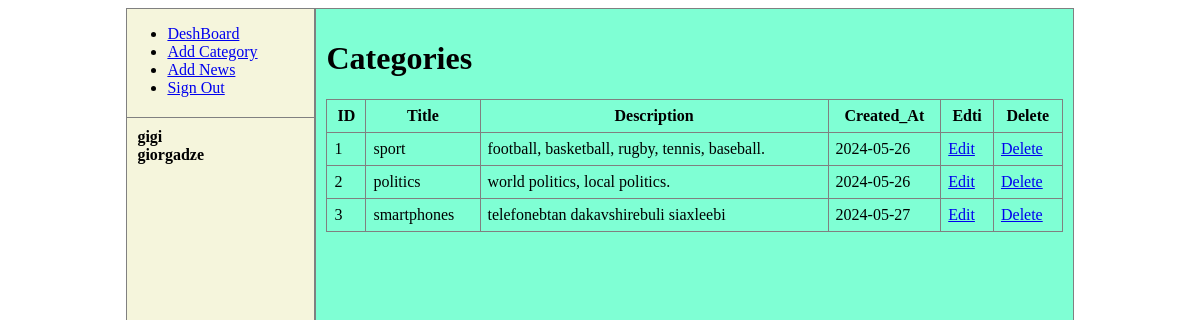
/admin/index.php (signed in), run on the app's committed database.
### tables this page shows
CREATE TABLE `categorys` (
  `category_id` int(4) UNSIGNED NOT NULL,
  `title` varchar(100) NOT NULL,
  `description` text DEFAULT NULL,
  `created_at` date NOT NULL DEFAULT current_timestamp()
);

### admin/blocks/categorys.php (the view)
<?php
    $cat_query = "SELECT * FROM categorys ORDER BY category_id";
    $cat_result = mysqli_query($conn, $cat_query);
?>
<h1>Categories</h1>
<div class="categories">
    <table>
        <tr>
            <th>ID</th>
            <th>Title</th>
            <th>Description</th>
            <th>Created_At</th>
            <th>Edti</th>
            <th>Delete</th>
        </tr>
        <?php
            while($cat_records = mysqli_fetch_assoc($cat_result)){
        ?>
        <tr>
            <td><?=$cat_records['category_id']?></td>
            <td><?=$cat_records['title']?></td>
            <td><?=$cat_records['description']?></td>
            <td><?=$cat_records['created_at']?></td>
            <td><a href="?edit=<?=$cat_records['category_id']?>">Edit</a></td>
            <td><a href="?drop=<?=$cat_records['category_id']?>">Delete</a></td>
        </tr>
        <?php
            }
        ?>
    </table>
</div>

### admin/style.css (style rules this page uses)
* { box-sizing: border-box; }
.categories table { width: 100%; border-collapse: collapse; }
.categories table td, th { border: solid 1px gray; padding: 7px; }

### data on the page
categorys: category_id "1", title "sport", description "football, basketball, rugby, tennis, baseball.", created_at "2024-05-26"
categorys: category_id "2", title "politics", description "world politics, local politics.", created_at "2024-05-26"
categorys: category_id "3", title "smartphones", description "telefonebtan dakavshirebuli siaxleebi", created_at "2024-05-27"

### other printed values
$_SESSION['name'] "gigi"
$_SESSION['lastname'] "giorgadze"
